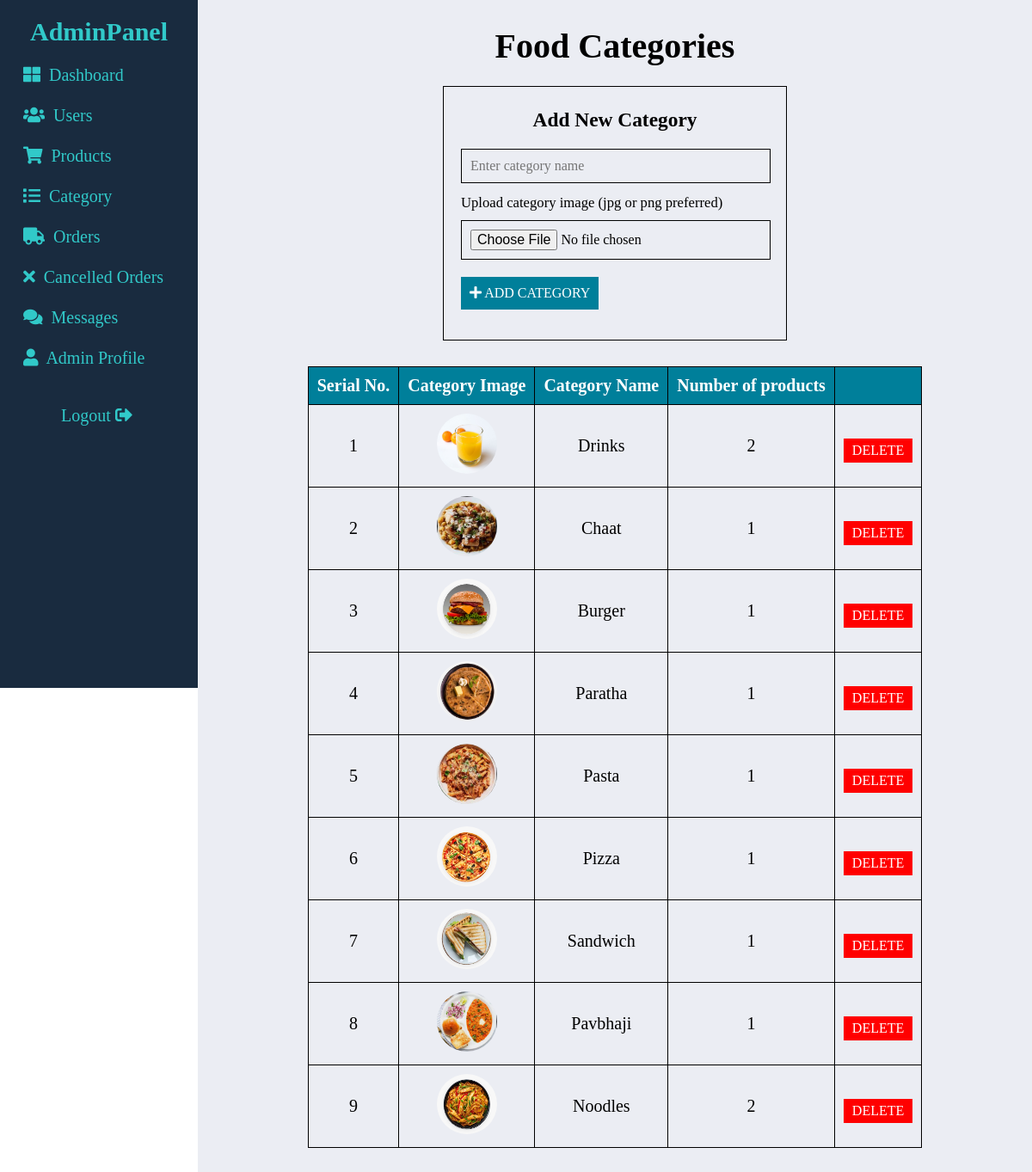
The app's page /admin/category.php (signed in) with its own data.
### tables this page shows
CREATE TABLE `category` (
  `cid` int(4) NOT NULL,
  `cname` varchar(35) NOT NULL,
  `cimg` varchar(40) NOT NULL
);

### admin/category.php (the view, shortened to what this page needs)
<!DOCTYPE html>
<html lang="en">
<head>
    <link rel="stylesheet" href="css/category.css">
</head>
<body>
    <?php
    include 'navbar.php';
    ?>
    <main class="main">
        <h1>Food Categories</h1>
        <br>
        <div class="add">
        <h3>Add New Category</h3>
        <form class="add_form" action="category.php" method="post" enctype="multipart/form-data">
            <div class="input">
            <input type="text" id="cname" name="cname" placeholder="Enter category name" required>
            </div>
            <small>Upload category image (jpg or png preferred)</small>
            <br>
            <div class="input">
            <input type="file" name="cimg" required>
            </div>
            <button type="submit" name="add_category" class="btn btn1"><i class="fas fa-plus"></i> Add Category</button>
        </form>
        </div>
        <div class="container">
            <table class="category_table">
                <thead>
                    <th>Serial No.</th>
                    <th>Category Image</th>
                    <th>Category Name</th>
                    <th>Number of products</th>
                    <th></th>
                </thead>
                <?php
                $sql = "SELECT c.cid, c.cname, c.cimg, COUNT(m.fcategory) as count FROM menu m Right JOIN category c on m.fcategory = c.cname GROUP BY cname order by c.cid";
                $result = mysqli_query($con, $sql) or die("query unsuccessful!");
                $num = mysqli_num_rows($result);
                $ct = 0;
                if ($num > 0) {
                ?>
                    <tbody>
                        <?php
                        while ($row = mysqli_fetch_assoc($result)) {
                            $ct++;
                        ?>
                            <form action="category.php" method="post">
                                <tr>
                                    <td><?php echo $ct; ?></td>
                                    <td><img class="img" src="../images/<?php echo $row['cimg'] ?>" alt=""></td>
                                    <td><?php echo $row['cname'] ?></td>
                                    <td><?php echo $row['count'] ?></td>
                                    <td><button type="submit" name="delete_category" class="btn" onclick="return confirm('Are you sure you want to delete this category? (All the food items under this category will also be deleted.)');">Delete</button></td>
                                </tr>
                            </form>
                        <?php
                        }
                        ?>
                    </tbody>
                <?php
                }
                ?>
            </table>
        </div>
    </main>
</body>
</html>

### admin/css/category.css (style rules this page uses)
.main { min-height: 100vh; text-align: center; padding: 30px; background-color: var(--body); }
.add { width: 400px; margin: auto; border: 1px solid var(--black); padding: 25px 0; }
.add_form { text-align: left; width: 400px; padding: 10px 20px; }
.add_form .input { margin: 10px auto; }
.add_form input { color: var(--black); width: 100%;; padding: 10px; font-size: 16px; border: 1px solid var(--black); background-color: transparent; }
.category_table { margin: 30px auto; }
.category_table thead { background-color: var(--special); color: var(--white); }
.category_table, th, td { border: 1px solid var(--black); border-collapse: collapse; padding: 10px; }
.category_table img { width: 70px; height: 70px; border-radius: 50%; }
.btn { background-color: var(--danger); padding: 5px 10px; font-size: 16px; border: none; color: var(--white); cursor: pointer; margin-top: 10px; }
.btn1 { padding: 10px; background-color: var(--special); }

### css/css/solid.css (style rules this page uses)
.fa, .fas { font-family: 'Font Awesome 5 Free'; font-weight: 900; }

### admin/css/navbar.css (style rules this page uses)
:root { --main-color: gold; --white: #fff; --black: #000; --danger: red; --footer: #262d34; --body: #ebedf3; --light-color: #777; --admin : #192b3f; --color : #31c9c9; --special : #007f9a; }
* { box-sizing: border-box; margin: 0; padding: 0; text-decoration: none; font-family: Cambria, Times, 'Times New Roman', serif; }
body { font-size: 20px; }
.btn { cursor: pointer; text-transform: uppercase; }
.main { margin-left: 230px; }

### records on screen
category: cimg (picture), cname "Drinks", count "2"
category: cimg (picture), cname "Chaat", count "1"
category: cimg (picture), cname "Burger", count "1"
category: cimg (picture), cname "Paratha", count "1"
category: cimg (picture), cname "Pasta", count "1"
category: cimg (picture), cname "Pizza", count "1"
category: cimg (picture), cname "Sandwich", count "1"
category: cimg (picture), cname "Pavbhaji", count "1"
category: cimg (picture), cname "Noodles", count "2"
